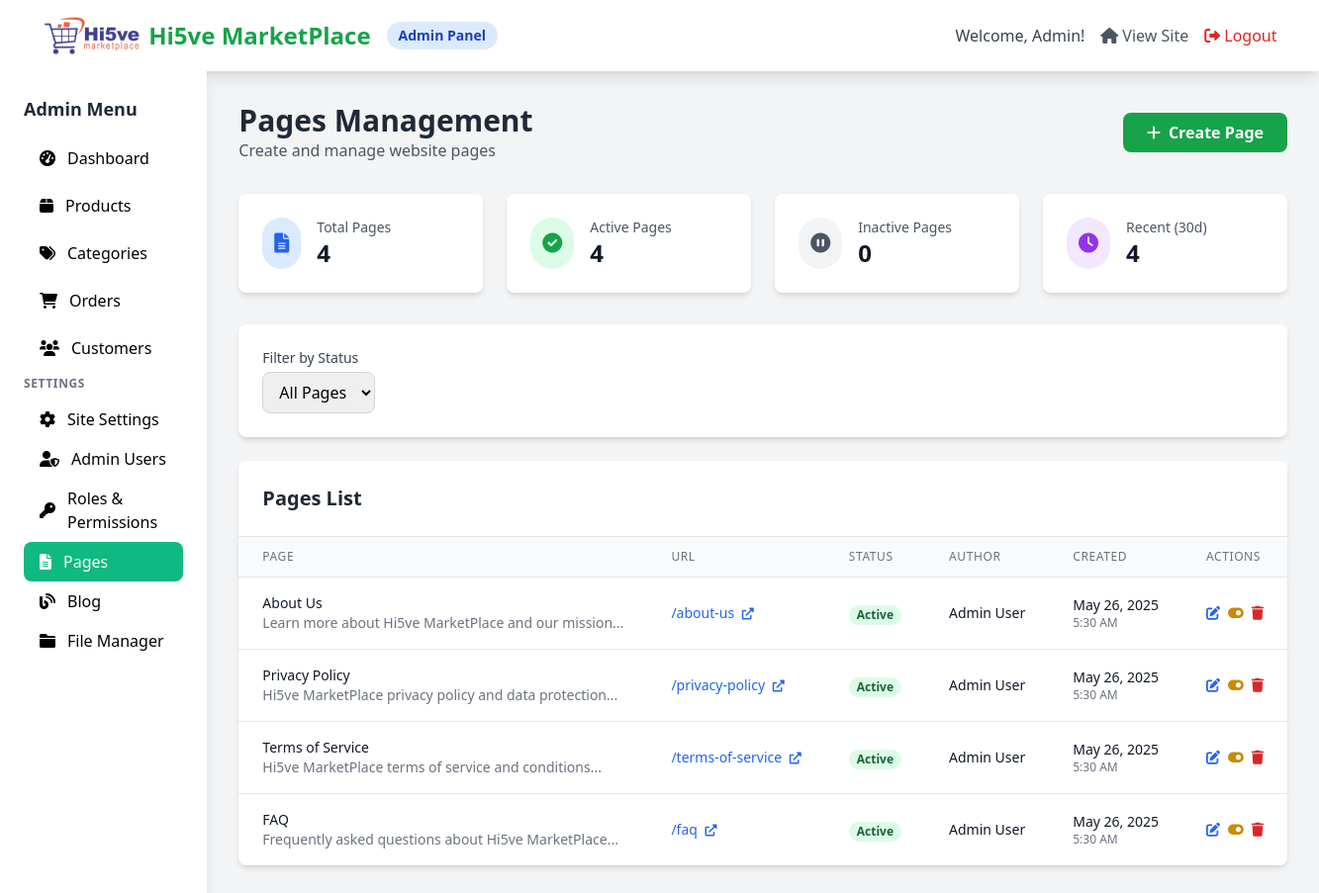
Screenshot of /admin/pages.php (signed in) with the database file from the repository.
### tables this page shows
CREATE TABLE pages (
    id INT PRIMARY KEY AUTO_INCREMENT,
    title VARCHAR(255) NOT NULL,
    slug VARCHAR(255) NOT NULL UNIQUE,
    content LONGTEXT,
    meta_title VARCHAR(255),
    meta_description TEXT,
    status ENUM('active', 'inactive') DEFAULT 'active',
    created_by INT,
    created_at TIMESTAMP DEFAULT CURRENT_TIMESTAMP,
    updated_at TIMESTAMP DEFAULT CURRENT_TIMESTAMP ON UPDATE CURRENT_TIMESTAMP,
    FOREIGN KEY (created_by) REFERENCES users(id)
);

CREATE TABLE IF NOT EXISTS users (
    id INT AUTO_INCREMENT PRIMARY KEY,
    username VARCHAR(50) UNIQUE NOT NULL,
    email VARCHAR(100) UNIQUE NOT NULL,
    password VARCHAR(255) NOT NULL,
    first_name VARCHAR(50) NOT NULL,
    last_name VARCHAR(50) NOT NULL,
    phone VARCHAR(20),
    address TEXT,
    role ENUM('admin', 'customer') DEFAULT 'customer',
    status ENUM('active', 'inactive') DEFAULT 'active',
    created_at TIMESTAMP DEFAULT CURRENT_TIMESTAMP,
    updated_at TIMESTAMP DEFAULT CURRENT_TIMESTAMP ON UPDATE CURRENT_TIMESTAMP
);

### classes/Page.php (called while the page is built, shortened)
<?php
class Page {
    private $conn;
    private $table = 'pages';
    public function __construct() {
        $database = new Database();
        $this->conn = $database->getConnection();
    }
    public function getAll($status = null, $limit = 50, $offset = 0) {
        try {
            $where_clause = $status ? "WHERE status = :status" : "";
            $query = "SELECT p.*, u.first_name, u.last_name
                     FROM " . $this->table . " p
                     LEFT JOIN users u ON p.created_by = u.id
                     " . $where_clause . "
                     ORDER BY p.created_at DESC
                     LIMIT :limit OFFSET :offset";
            $stmt = $this->conn->prepare($query);
            $stmt->bindValue(':limit', $limit, PDO::PARAM_INT);
            $stmt->bindValue(':offset', $offset, PDO::PARAM_INT);
            $stmt->execute();
            return $stmt->fetchAll();
        } catch (PDOException $e) {
            return [];
        }
    }
    public function getStats() {
        try {
            $stats = [];
            $query = "SELECT COUNT(*) as total FROM " . $this->table;
            $stmt = $this->conn->prepare($query);
            $stmt->execute();
            $stats['total_pages'] = $stmt->fetch()['total'];
            $query = "SELECT COUNT(*) as total FROM " . $this->table . " WHERE status = 'active'";
            $stmt = $this->conn->prepare($query);
            $stmt->execute();
            $stats['active_pages'] = $stmt->fetch()['total'];
            $query = "SELECT COUNT(*) as total FROM " . $this->table . " WHERE status = 'inactive'";
            $stmt = $this->conn->prepare($query);
            $stmt->execute();
            $stats['inactive_pages'] = $stmt->fetch()['total'];
            $query = "SELECT COUNT(*) as total FROM " . $this->table . "
                     WHERE created_at >= DATE_SUB(NOW(), INTERVAL 30 DAY)";
            $stmt = $this->conn->prepare($query);
            $stmt->execute();
            $stats['recent_pages'] = $stmt->fetch()['total'];
            return $stats;
        } catch (PDOException $e) {
            return [
                'total_pages' => 0,
                'active_pages' => 0,
                'inactive_pages' => 0,
                'recent_pages' => 0
            ];
        }
    }
}
?>

### config/database.php (called while the page is built, shortened)
<?php
class Database {
    private $host = 'localhost';
    private $db_name = 'mart3';
    private $username = 'root';
    private $password = '';
    public function getConnection() {
        $this->conn = null;
        try {
            $dsn = "mysql:unix_socket=/Applications/XAMPP/xamppfiles/var/mysql/mysql.sock;dbname=" . $this->db_name;
            $this->conn = new PDO($dsn, $this->username, $this->password);
            $this->conn->setAttribute(PDO::ATTR_ERRMODE, PDO::ERRMODE_EXCEPTION);
            $this->conn->setAttribute(PDO::ATTR_DEFAULT_FETCH_MODE, PDO::FETCH_ASSOC);
        } catch(PDOException $exception) {
            try {
                $this->conn = new PDO(
                    "mysql:host=" . $this->host . ";port=3306;dbname=" . $this->db_name,
                    $this->username,
                    $this->password
                );
                $this->conn->setAttribute(PDO::ATTR_ERRMODE, PDO::ERRMODE_EXCEPTION);
                $this->conn->setAttribute(PDO::ATTR_DEFAULT_FETCH_MODE, PDO::FETCH_ASSOC);
            } catch(PDOException $fallback_exception) {
                echo "Connection error: " . $fallback_exception->getMessage();
            }
        }
        return $this->conn;
    }
}
?>

### admin/pages.php (the view, shortened to what this page needs)
<?php
require_once '../classes/Page.php';
$page = new Page();
$limit = 10;
$current_page = isset($_GET['page']) ? (int)$_GET['page'] : 1;
$offset = ($current_page - 1) * $limit;
$status_filter = $_GET['status'] ?? '';
$pages = $page->getAll($status_filter ?: null, $limit, $offset);
$stats = $page->getStats();
include 'includes/admin_header.php';
?>
<div class="max-w-7xl mx-auto">
    <div class="flex justify-between items-center mb-8">
        <div>
            <h1 class="text-3xl font-bold text-gray-800">Pages Management</h1>
            <p class="text-gray-600">Create and manage website pages</p>
        </div>
        <button onclick="toggleCreateForm()" class="bg-green-600 text-white px-6 py-2 rounded-lg font-semibold hover:bg-green-700 transition duration-300">
            <i class="fas fa-plus mr-2"></i>Create Page
        </button>
    </div>
    <div class="grid grid-cols-1 md:grid-cols-4 gap-6 mb-8">
        <div class="bg-white rounded-lg shadow-md p-6">
            <div class="flex items-center">
                <div class="p-3 rounded-full bg-blue-100 text-blue-600">
                    <i class="fas fa-file-alt text-xl"></i>
                </div>
                <div class="ml-4">
                    <p class="text-sm font-medium text-gray-600">Total Pages</p>
                    <p class="text-2xl font-bold text-gray-900"><?= $stats['total_pages'] ?></p>
                </div>
            </div>
        </div>
        <div class="bg-white rounded-lg shadow-md p-6">
            <div class="flex items-center">
                <div class="p-3 rounded-full bg-green-100 text-green-600">
                    <i class="fas fa-check-circle text-xl"></i>
                </div>
                <div class="ml-4">
                    <p class="text-sm font-medium text-gray-600">Active Pages</p>
                    <p class="text-2xl font-bold text-gray-900"><?= $stats['active_pages'] ?></p>
                </div>
            </div>
        </div>
        <div class="bg-white rounded-lg shadow-md p-6">
            <div class="flex items-center">
                <div class="p-3 rounded-full bg-gray-100 text-gray-600">
                    <i class="fas fa-pause-circle text-xl"></i>
                </div>
                <div class="ml-4">
                    <p class="text-sm font-medium text-gray-600">Inactive Pages</p>
                    <p class="text-2xl font-bold text-gray-900"><?= $stats['inactive_pages'] ?></p>
                </div>
            </div>
        </div>
        <div class="bg-white rounded-lg shadow-md p-6">
            <div class="flex items-center">
                <div class="p-3 rounded-full bg-purple-100 text-purple-600">
                    <i class="fas fa-clock text-xl"></i>
                </div>
                <div class="ml-4">
                    <p class="text-sm font-medium text-gray-600">Recent (30d)</p>
                    <p class="text-2xl font-bold text-gray-900"><?= $stats['recent_pages'] ?></p>
                </div>
            </div>
        </div>
    </div>
    <div class="bg-white rounded-lg shadow-md p-6 mb-6">
        <div class="flex flex-wrap items-center gap-4">
            <div>
                <label for="status_filter" class="block text-sm font-medium text-gray-700 mb-1">Filter by Status</label>
                <select id="status_filter" onchange="filterPages()"
                        class="px-3 py-2 border border-gray-300 rounded-lg focus:outline-none focus:ring-2 focus:ring-green-500">
                    <option value="">All Pages</option>
                </select>
            </div>
        </div>
    </div>
    <div class="bg-white rounded-lg shadow-md overflow-hidden">
        <div class="p-6 border-b border-gray-200">
            <h2 class="text-xl font-semibold text-gray-800">Pages List</h2>
        </div>
        <div class="overflow-x-auto">
            <table class="min-w-full divide-y divide-gray-200">
                <thead class="bg-gray-50">
                    <tr>
                        <th class="px-6 py-3 text-left text-xs font-medium text-gray-500 uppercase tracking-wider">Page</th>
                        <th class="px-6 py-3 text-left text-xs font-medium text-gray-500 uppercase tracking-wider">URL</th>
                        <th class="px-6 py-3 text-left text-xs font-medium text-gray-500 uppercase tracking-wider">Status</th>
                        <th class="px-6 py-3 text-left text-xs font-medium text-gray-500 uppercase tracking-wider">Author</th>
                        <th class="px-6 py-3 text-left text-xs font-medium text-gray-500 uppercase tracking-wider">Created</th>
                        <th class="px-6 py-3 text-left text-xs font-medium text-gray-500 uppercase tracking-wider">Actions</th>
                    </tr>
                </thead>
                <tbody class="bg-white divide-y divide-gray-200">
                    <?php if (empty($pages)): ?>
                    <tr>
                        <td colspan="6" class="px-6 py-4 text-center text-gray-500">
                            No pages found.
                        </td>
                    </tr>
                    <?php else: ?>
                    <?php foreach ($pages as $page_item): ?>
                    <tr class="hover:bg-gray-50">
                        <td class="px-6 py-4 whitespace-nowrap">
                            <div>
                                <div class="text-sm font-medium text-gray-900"><?= htmlspecialchars($page_item['title']) ?></div>
                                <?php if ($page_item['meta_description']): ?>
                                <div class="text-sm text-gray-500"><?= htmlspecialchars(substr($page_item['meta_description'], 0, 60)) ?>...</div>
                                <?php endif; ?>
                            </div>
                        </td>
                        <td class="px-6 py-4 whitespace-nowrap">
                            <div class="text-sm text-gray-900">
                                <a href="/mart3/page/<?= htmlspecialchars($page_item['slug']) ?>" target="_blank" class="text-blue-600 hover:text-blue-800">
                                    /<?= htmlspecialchars($page_item['slug']) ?>
                                    <i class="fas fa-external-link-alt ml-1 text-xs"></i>
                                </a>
                            </div>
                        </td>
                        <td class="px-6 py-4 whitespace-nowrap">
                            <span class="px-2 inline-flex text-xs leading-5 font-semibold rounded-full
                                <?= $page_item['status'] === 'active' ? 'bg-green-100 text-green-800' : 'bg-gray-100 text-gray-800' ?>">
                                <?= ucfirst($page_item['status']) ?>
                            </span>
                        </td>
                        <td class="px-6 py-4 whitespace-nowrap text-sm text-gray-900">
                            <?= htmlspecialchars($page_item['first_name'] . ' ' . $page_item['last_name']) ?>
                        </td>
                        <td class="px-6 py-4 whitespace-nowrap text-sm text-gray-900">
                            <div><?= date('M j, Y', strtotime($page_item['created_at'])) ?></div>
                            <div class="text-xs text-gray-500"><?= date('g:i A', strtotime($page_item['created_at'])) ?></div>
                        </td>
                        <td class="px-6 py-4 whitespace-nowrap text-sm font-medium">
                            <div class="flex space-x-2">
                                <button onclick="editPage(<?= $page_item['id'] ?>)" class="text-blue-600 hover:text-blue-900" title="Edit Page">
                                    <i class="fas fa-edit"></i>
                                </button>
                                <form method="POST" class="inline" onsubmit="return confirmDelete('Are you sure you want to toggle this page status?')">
                                    <button type="submit" class="text-yellow-600 hover:text-yellow-900" title="Toggle Status">
                                        <i class="fas fa-toggle-<?= $page_item['status'] === 'active' ? 'on' : 'off' ?>"></i>
                                    </button>
                                </form>
                                <form method="POST" class="inline" onsubmit="return confirmDelete('Are you sure you want to delete this page?')">
                                    <button type="submit" class="text-red-600 hover:text-red-900" title="Delete Page">
                                        <i class="fas fa-trash"></i>
                                    </button>
                                </form>
                            </div>
                        </td>
                    </tr>
                    <?php endforeach; ?>
                    <?php endif; ?>
                </tbody>
            </table>
        </div>
    </div>
</div>
<?php include 'includes/admin_footer.php'; ?>

### rows the page displays
pages: title "About Us", meta_description "Learn more about Hi5ve MarketPlace and our mission", slug "about-us", status "Active", created_by.last_name "Admin User", created_at "May 26, 2025", created_at "5:30 AM"
pages: title "Privacy Policy", meta_description "Hi5ve MarketPlace privacy policy and data protection", slug "privacy-policy", status "Active", created_by.last_name "Admin User", created_at "May 26, 2025", created_at "5:30 AM"
pages: title "Terms of Service", meta_description "Hi5ve MarketPlace terms of service and conditions", slug "terms-of-service", status "Active", created_by.last_name "Admin User", created_at "May 26, 2025", created_at "5:30 AM"
pages: title "FAQ", meta_description "Frequently asked questions about Hi5ve MarketPlace", slug "faq", status "Active", created_by.last_name "Admin User", created_at "May 26, 2025", created_at "5:30 AM"

### other values shown
$_SESSION['first_name'] "Admin"
$stats['total_pages'] "4"
$stats['active_pages'] "4"
$stats['inactive_pages'] "0"
$stats['recent_pages'] "4"
